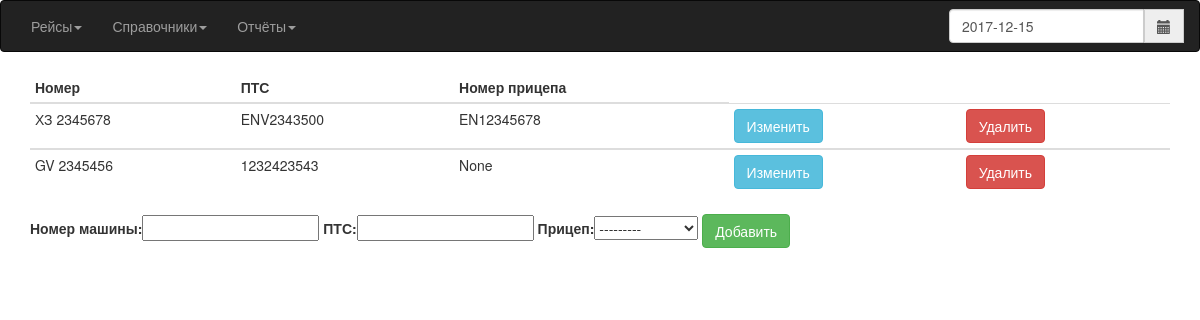
Page /Car/ on the committed database.
### Avtoregion/models.py (models this page shows, shortened)
class Car(models.Model):
    id_car = models.AutoField(primary_key=True)
    number = models.CharField(max_length=10, unique=True, verbose_name='Номер машины')
    pts = models.CharField(max_length=10, unique=True, blank=True, verbose_name='ПТС')
    trailer = models.ForeignKey(Trailer, blank=True, null=True)

class Trailer(models.Model):
    id_trailer = models.AutoField(primary_key=True)
    number = models.CharField(max_length=10)
    def __str__(self):
        return '%s' % self.number

### Avtoregion/views.py (the view)
# urls.py: url(r'^Car/$', views.CarView, name='Car'),
def CarView(req):
    qCar = Car.objects.all()
    if req.method == 'POST':
        form = CarForm(req.POST)
        if form.is_valid():
            form.save()
            return HttpResponseRedirect(reverse('Car'))
    else:
        form = CarForm()
        return render(request=req, template_name='car.html', context={'form': form, 'qCar': qCar})

### Avtoregion/forms.py
class CarForm(ModelForm):
    class Meta:
        model = Car
        fields = ['number', 'pts', 'trailer']
        labels = {'number': 'Номер машины', 'pts': 'ПТС', 'trailer': 'Прицеп'}

### templates/car.html (shortened to what this page needs)
{% extends "index.html" %}
{% block content %}
 <div class="container">
 {% if qCar %}
	 <table class="table table-hover table-condensed">
		 <thead>
		 <tr>
			 <th>Номер</th>
			 <th>ПТС</th>
			 <th>Номер прицепа</th>
		 </tr>
		 </thead>
	 {% for q in qCar %}
         <tbody>
	    <tr>
		 <td>
			{{ q.number }}
		 </td>
		 <td>
			{{ q.pts }}
		 </td>
		 <td>
			{{ q.trailer }}
		 </td>
		 <td>
			<form action="update{{ q.pk }}" method="get">
        <button class="btn btn-info">Изменить</button>
		  </form>
		 </td>
		    <td>
		 <form action="delete{{ q.pk }}" method="get">
			  <button class="btn btn-danger">Удалить</button>
		 </form>
	     </td>
	    </tr>
     </tbody>
	 {% endfor %}
	 </table>
 {% endif %}
 <form action="" method="post">
    {{ form.as_table }}
    <button name="add" class="btn btn-success">Добавить</button>
</form>
 </div>
{% endblock %}

### rows in the picture
Car: number "ХЗ 2345678", pts "ENV2343500", trailer "EN12345678"
Car: number "GV 2345456", pts "1232423543", trailer "None"
